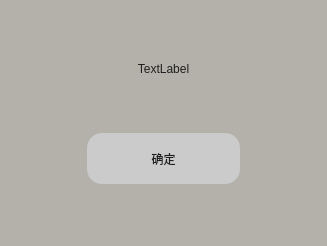
<?xml version="1.0" encoding="UTF-8"?>
<ui version="4.0">
 <class>AddFriendAnsWgt</class>
 <widget class="QWidget" name="AddFriendAnsWgt">
  <property name="geometry">
   <rect>
    <x>0</x>
    <y>0</y>
    <width>327</width>
    <height>246</height>
   </rect>
  </property>
  <property name="windowTitle">
   <string>Form</string>
  </property>
  <property name="styleSheet">
   <string notr="true">QWidget#AddFriendAnsWgt {
    background-color: rgb(179,177,170);
}</string>
  </property>
  <layout class="QVBoxLayout" name="verticalLayout">
   <item>
    <spacer name="verticalSpacer_2">
     <property name="orientation">
      <enum>Qt::Vertical</enum>
     </property>
     <property name="sizeHint" stdset="0">
      <size>
       <width>20</width>
       <height>40</height>
      </size>
     </property>
    </spacer>
   </item>
   <item>
    <widget class="QLabel" name="AddFriendAnsLb">
     <property name="styleSheet">
      <string notr="true">font: 25 12pt '微软雅黑 Light';
color: rgb(31,31,31);</string>
     </property>
     <property name="text">
      <string>TextLabel</string>
     </property>
     <property name="alignment">
      <set>Qt::AlignCenter</set>
     </property>
    </widget>
   </item>
   <item>
    <spacer name="verticalSpacer_3">
     <property name="orientation">
      <enum>Qt::Vertical</enum>
     </property>
     <property name="sizeHint" stdset="0">
      <size>
       <width>20</width>
       <height>40</height>
      </size>
     </property>
    </spacer>
   </item>
   <item>
    <layout class="QHBoxLayout" name="horizontalLayout" stretch="1,2,1">
     <item>
      <spacer name="horizontalSpacer">
       <property name="orientation">
        <enum>Qt::Horizontal</enum>
       </property>
       <property name="sizeHint" stdset="0">
        <size>
         <width>40</width>
         <height>20</height>
        </size>
       </property>
      </spacer>
     </item>
     <item>
      <widget class="QPushButton" name="AckPb">
       <property name="sizePolicy">
        <sizepolicy hsizetype="Preferred" vsizetype="Expanding">
         <horstretch>0</horstretch>
         <verstretch>0</verstretch>
        </sizepolicy>
       </property>
       <property name="styleSheet">
        <string notr="true">QPushButton#AckPb {
    background-color: rgb(203,203,203);
    border-radius: 15px;
    font: 25 12pt '微软雅黑 Light';
    color: rgb(31,31,31);
}

    QPushButton#AckPb:hover {
        background-color: rgb(170,168,159);
    }

    QPushButton#AckPb:pressed {
        background-color: rgb(115,110,95);
    }</string>
       </property>
       <property name="text">
        <string>确定</string>
       </property>
      </widget>
     </item>
     <item>
      <spacer name="horizontalSpacer_2">
       <property name="orientation">
        <enum>Qt::Horizontal</enum>
       </property>
       <property name="sizeHint" stdset="0">
        <size>
         <width>40</width>
         <height>20</height>
        </size>
       </property>
      </spacer>
     </item>
    </layout>
   </item>
   <item>
    <spacer name="verticalSpacer">
     <property name="orientation">
      <enum>Qt::Vertical</enum>
     </property>
     <property name="sizeHint" stdset="0">
      <size>
       <width>20</width>
       <height>40</height>
      </size>
     </property>
    </spacer>
   </item>
  </layout>
 </widget>
 <resources/>
 <connections/>
</ui>
